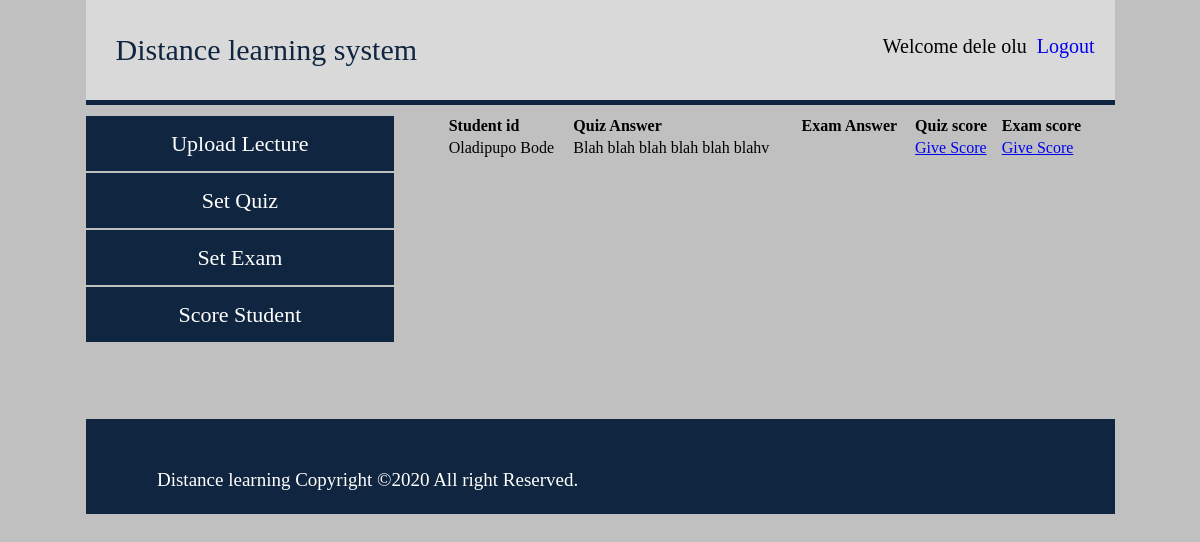
Page /lecturer/welcome/index.php?scorestudent (signed in) on the committed database.
### tables this page shows
CREATE TABLE IF NOT EXISTS `assessment` (
  `id` int(200) NOT NULL AUTO_INCREMENT,
  `lecturer_id` varchar(5) NOT NULL,
  `quiz` text NOT NULL,
  `question1` text NOT NULL,
  `question2` text NOT NULL,
  `question3` text NOT NULL,
  `quiz_taken` varchar(3) NOT NULL,
  `exam_taken` varchar(3) NOT NULL,
  `quiz_answer` text NOT NULL,
  `exam_answer` text NOT NULL,
  `quiz_score` varchar(3) NOT NULL,
  `exam_score` varchar(3) NOT NULL,
  PRIMARY KEY (`id`)
);

CREATE TABLE IF NOT EXISTS `student` (
  `id` int(100) NOT NULL AUTO_INCREMENT,
  `names` varchar(40) NOT NULL,
  `address` varchar(100) NOT NULL,
  `country` varchar(20) NOT NULL,
  `email` varchar(30) NOT NULL,
  `phone` varchar(12) NOT NULL,
  `password` varchar(50) NOT NULL,
  `date` varchar(30) NOT NULL,
  PRIMARY KEY (`id`)
);

### lecturer/welcome/index.php (the view, shortened to what this page needs)
<?php include("../../inc/header.php");?>
<div id ="section">
<div class="navv">
<a href="index.php?upload">Upload Lecture</a>
<a href="index.php?quiz">Set Quiz</a>
<a href="index.php?exam">Set Exam</a>
<a href="index.php?scorestudent">Score Student</a>
</div>
<div class="content">
<?php
if (isset($_GET['scorestudent']) )
{
$sql = mysql_query("SELECT * FROM assessment WHERE lecturer_id = '{$_SESSION['id']}'");
 if ($rows = 0){echo 'No student has registered for your course';} else{
 echo '<table> <tr><th>Student id</th> <th>Quiz Answer</th> <th>Exam Answer</th> <th>Quiz score</th><th>Exam score</th></tr>';
 while($row = mysql_fetch_array($sql)){
  $sqll = mysql_query("SELECT * FROM course WHERE lecturer_id ='{$_SESSION['id']}'"); $roww = mysql_fetch_array($sqll);
  $sqllo = mysql_query("SELECT * FROM course_register WHERE course_id ='{$roww['0']}'"); $rowws = mysql_fetch_array($sqllo);
  $query = mysql_query("SELECT names FROM student WHERE id ='{$rowws['2']}'"); $rrowws = mysql_fetch_array($query);
 if ($row['10'] == 0){ $scor = '<a href ="index.php?givequizscore='.$row['0'].'">Give Score</a>';} else {$scor = $row['10']; }
 if ($row['11'] == 0){ $score = '<a href ="index.php?giveexamscore='.$row['0'].'">Give Score</a>';} else {$score = $row['11']; }
 echo '<tr><td>'.$rrowws['0'].'</td> <td>'.$row['8'].'</td> <td>'.$row['9'].'</td> <td>'.$scor.'</td> <td>'.$score.'</td> </tr>';
 }
echo '</table>';
 }
}
?>
</div>
<?php include("../../inc/footer.php");?>

### css/style.css (style rules this page uses)
* { margin:0px; }
body { background:silver; }
a:link { outline:none; border:none; }
#section { margin :0px auto 0px auto; width:1029px; height:300px; border:2px solid silver; }
#section .content { float:right; width:65%; margin:5px 0px 5px 0px; font-size:20px; }
#section .navv { float:left; width:30%; height:300px; margin:5px 0px 5px 0px; }
#section .content table { width:650px; }
#section .content table th { text-align:left; }
#section .navv a { width:100%; height:55px; color:white; line-height:55px; display:block; text-align:center; background:#10253F; margin-top:2px; font-size:22px; text-decoration:none; }

### rows in the picture
assessment: student.names "Oladipupo Bode", quiz_answer "Blah blah blah blah blah blahv"

### other values in the picture
$_SESSION['name'] "dele olu"
gmdate('Y') "2020"
